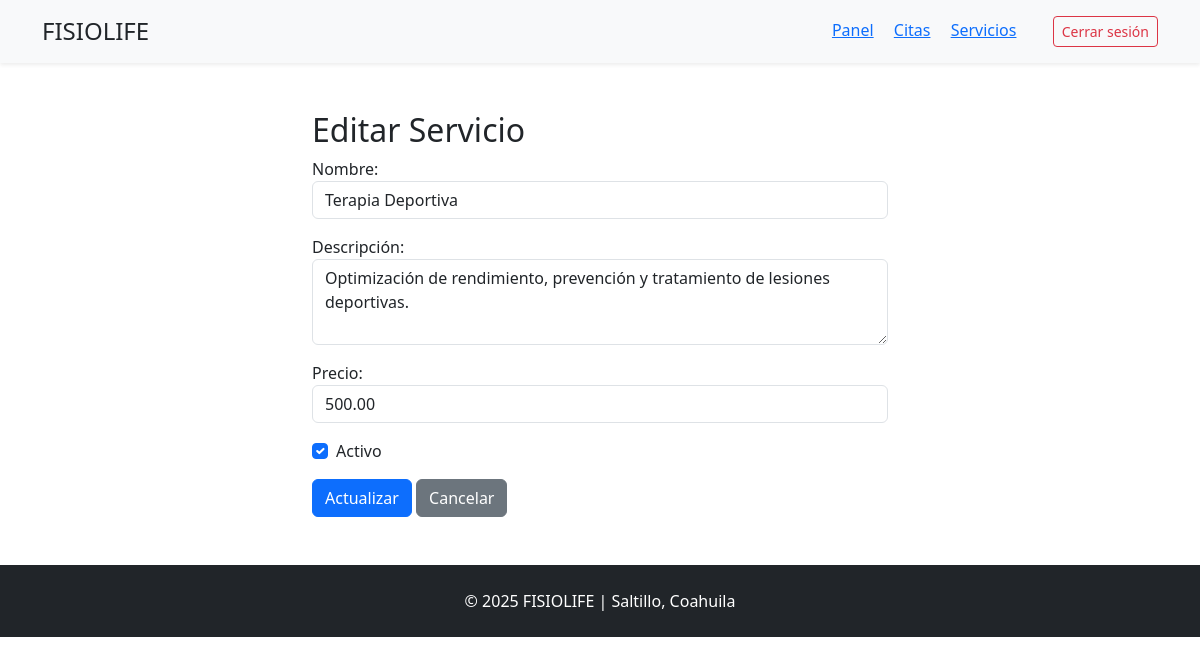
Screenshot of /admin/servicios/editar/3 (signed in) with the database file from the repository.
### app/models.py (models this page shows)
class Servicio(db.Model):
    __tablename__ = 'servicios'
    id = db.Column(db.Integer, primary_key=True)
    nombre = db.Column(db.String(100), nullable=False)
    descripcion = db.Column(db.Text)
    precio = db.Column(db.Numeric(10, 2), nullable=False)
    activo = db.Column(db.Boolean, default=True)
    citas = db.relationship('Cita', backref='servicio', lazy=True)

### app/routes.py (the view, shortened to what this page needs)
@app.route("/admin/servicios/editar/<int:id>", methods=["GET", "POST"])
def editar_servicio(id):
    if "usuario_id" not in session:
        return redirect(url_for("login"))
    servicio = Servicio.query.get_or_404(id)
    return render_template("admin/form_servicio.html", servicio=servicio, modo="editar")

### app/templates/admin/form_servicio.html (shortened to what this page needs)
{% extends "base.html" %}
{% block content %}
<div class="container mt-5" style="max-width: 600px;">
    <h2>{{ 'Editar' if modo == 'editar' else 'Agregar' }} Servicio</h2>
    <form method="POST">
        <div class="mb-3">
            <label>Nombre:</label>
            <input type="text" name="nombre" class="form-control" required value="{{ servicio.nombre if servicio else '' }}">
        </div>
        <div class="mb-3">
            <label>Descripción:</label>
            <textarea name="descripcion" class="form-control" rows="3">{{ servicio.descripcion if servicio else '' }}</textarea>
        </div>
        <div class="mb-3">
            <label>Precio:</label>
            <input type="number" name="precio" step="0.01" class="form-control" required value="{{ servicio.precio if servicio else '' }}">
        </div>
        <div class="form-check mb-3">
            <input class="form-check-input" type="checkbox" name="activo" id="activo" {% if servicio and servicio.activo %}checked{% endif %}>
            <label class="form-check-label" for="activo">Activo</label>
        </div>
        <button type="submit" class="btn btn-primary">{{ 'Actualizar' if modo == 'editar' else 'Agregar' }}</button>
        <a href="{{ url_for('admin_servicios') }}" class="btn btn-secondary">Cancelar</a>
    </form>
</div>
{% endblock %}

### app/static/css/estilos.css (style rules this page uses)
body { font-family: 'Segoe UI', sans-serif; background-color: #f9f9f9; }

### rows the page displays
Servicio: nombre "Terapia Deportiva", descripcion "Optimización de rendimiento, prevención y tratamiento de lesiones deportivas.", precio "500.00", activo "☑"

### other values shown
{{ 'Editar' if modo == 'editar' else 'Agregar' }} "Editar"
{{ 'Actualizar' if modo == 'editar' else 'Agregar' }} "Actualizar"
